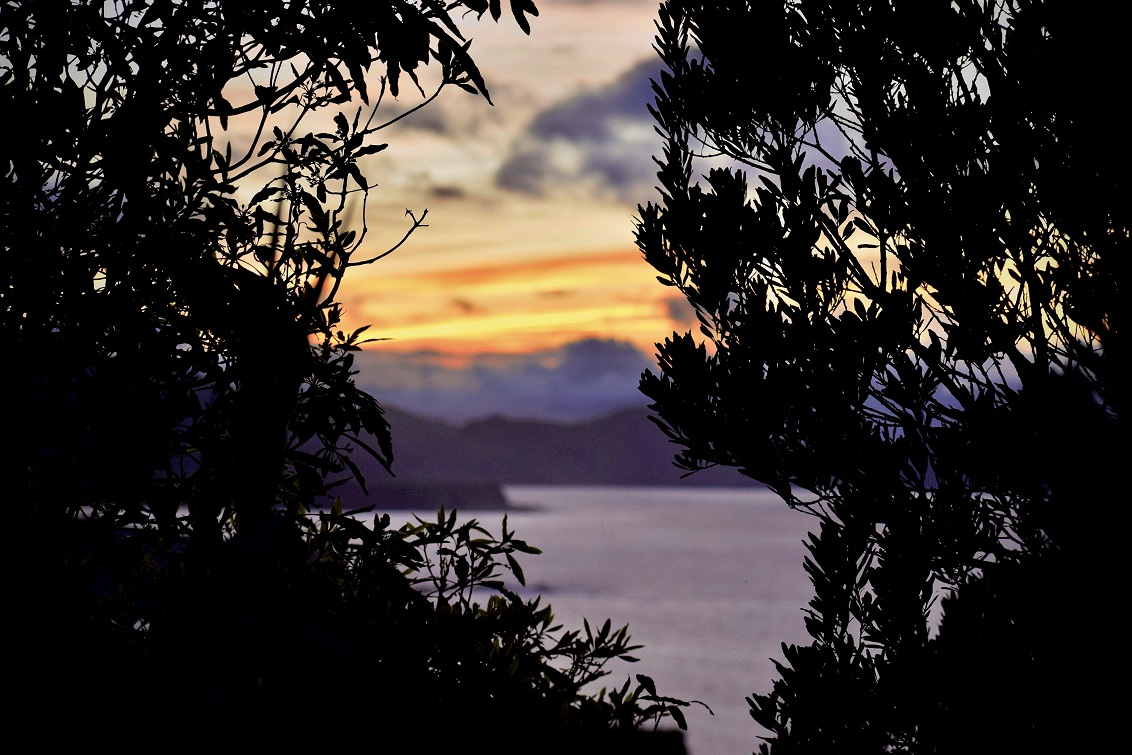
#> input picture imgs/im.jpg, 1132 x 755 px
$ python '2. make_picture_border.py'
#> lines starting #> are read from the running program, lines starting #| are printed output that depends on the picture; after the words box and inside, x2 and y2 are one past the last pixel; in counts of white or black regions, pixels touching at a corner belong together
import cv2
import random

img = cv2.imread('imgs/im.jpg', -1)
#> img is the input picture: shape (755, 1132, 3); mean B, G, R 43.5, 46.3, 52.8

# Change border to random pixels

#top border
for i in range(100):
	for j in range(img.shape[1]):
		img[i][j] = [random.randint(0, 255), random.randint(0, 255), random.randint(0, 255)]
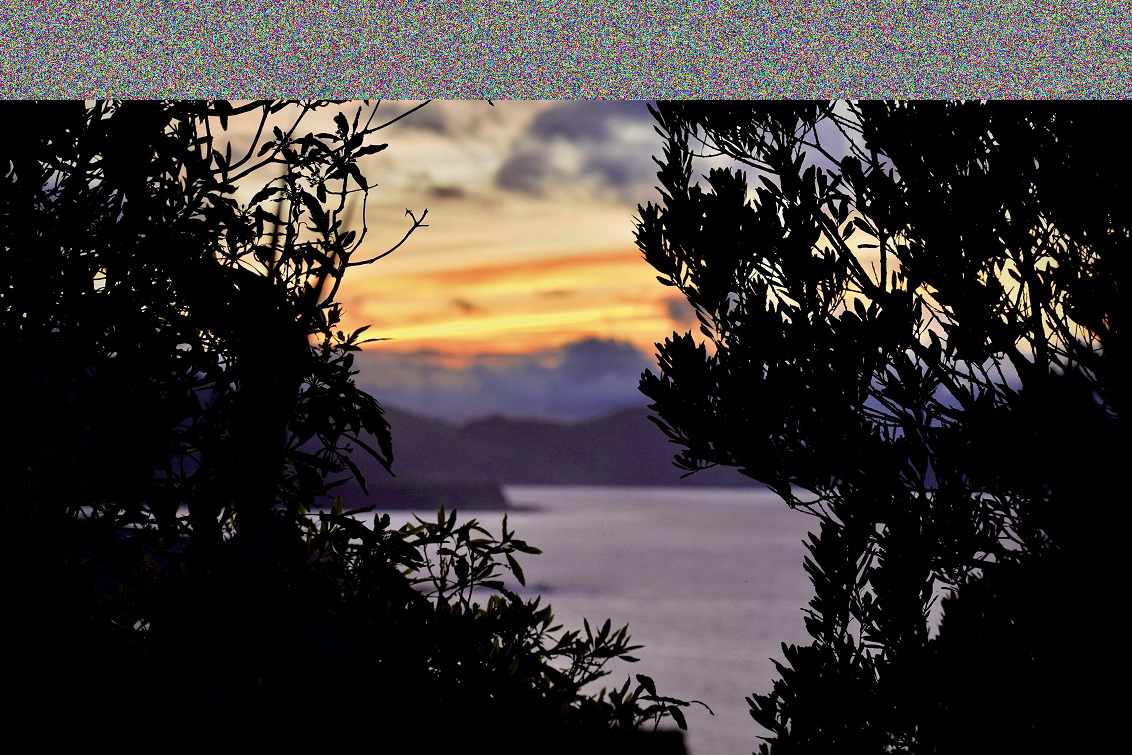
#> img: shape (755, 1132, 3); 13.25% of pixels changed, all inside (x1, y1, x2, y2) = (0, 0, 1132, 100)

#left border
for i in range(img.shape[0]):
    for j in range(100):
        img[i][j] = [random.randint(0, 255), random.randint(0, 255), random.randint(0, 255)]
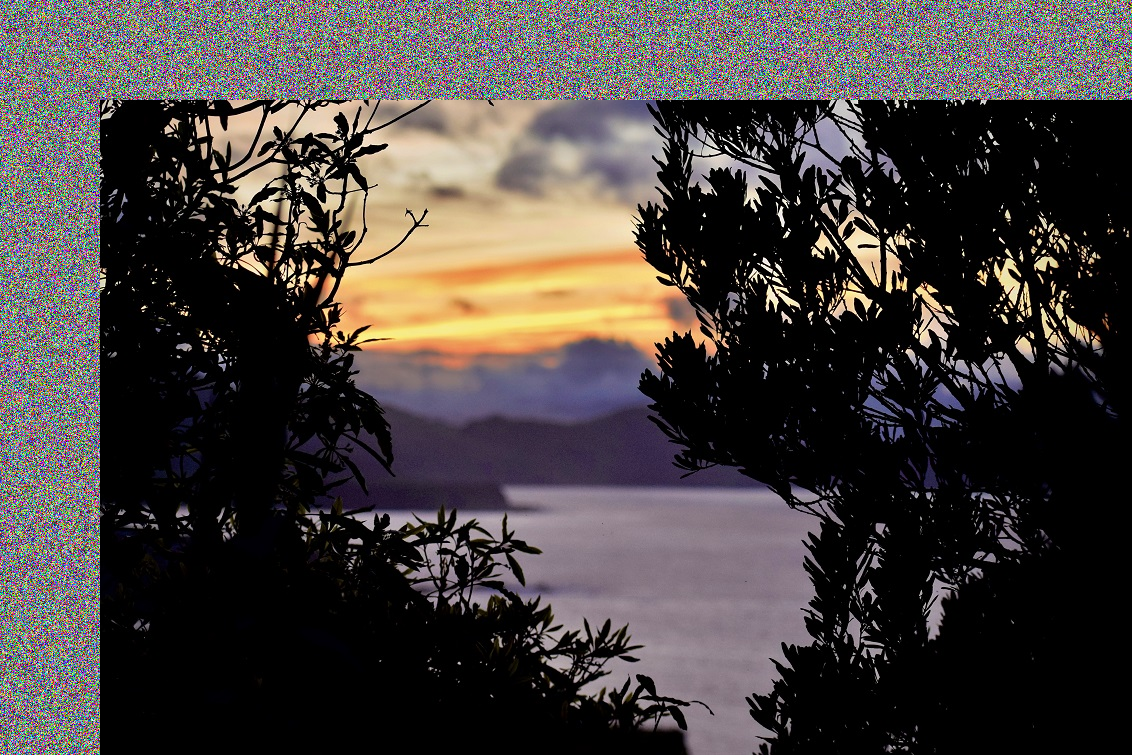
#> img: shape (755, 1132, 3); 8.83% of pixels changed, all inside (x1, y1, x2, y2) = (0, 0, 100, 755)

#right border
for i in range(img.shape[1]-100, (img.shape[1])):
    for j in range(img.shape[0]):
        img[j][i] = [random.randint(0, 255), random.randint(0, 255), random.randint(0, 255)]
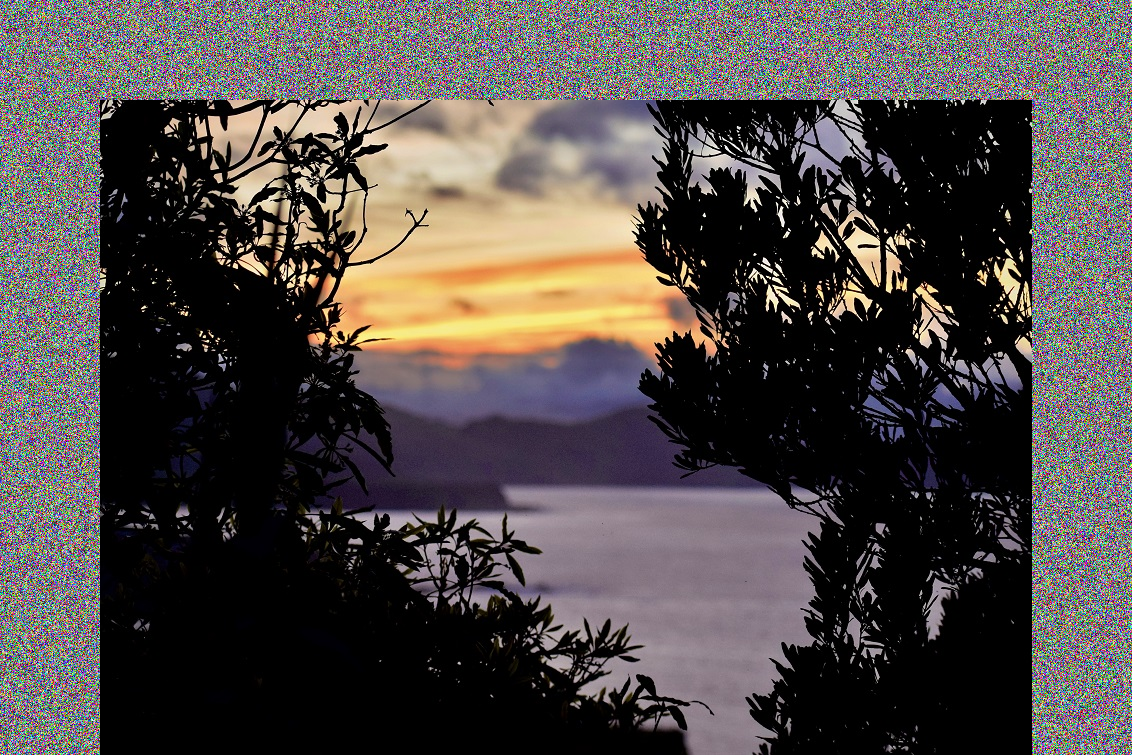
#> img: shape (755, 1132, 3); 8.83% of pixels changed, all inside (x1, y1, x2, y2) = (1032, 0, 1132, 755)

#bottom border
for i in range(img.shape[0]-100, (img.shape[0])):
    for j in range(img.shape[1]):
        img[i][j] = [random.randint(0, 255), random.randint(0, 255), random.randint(0, 255)]
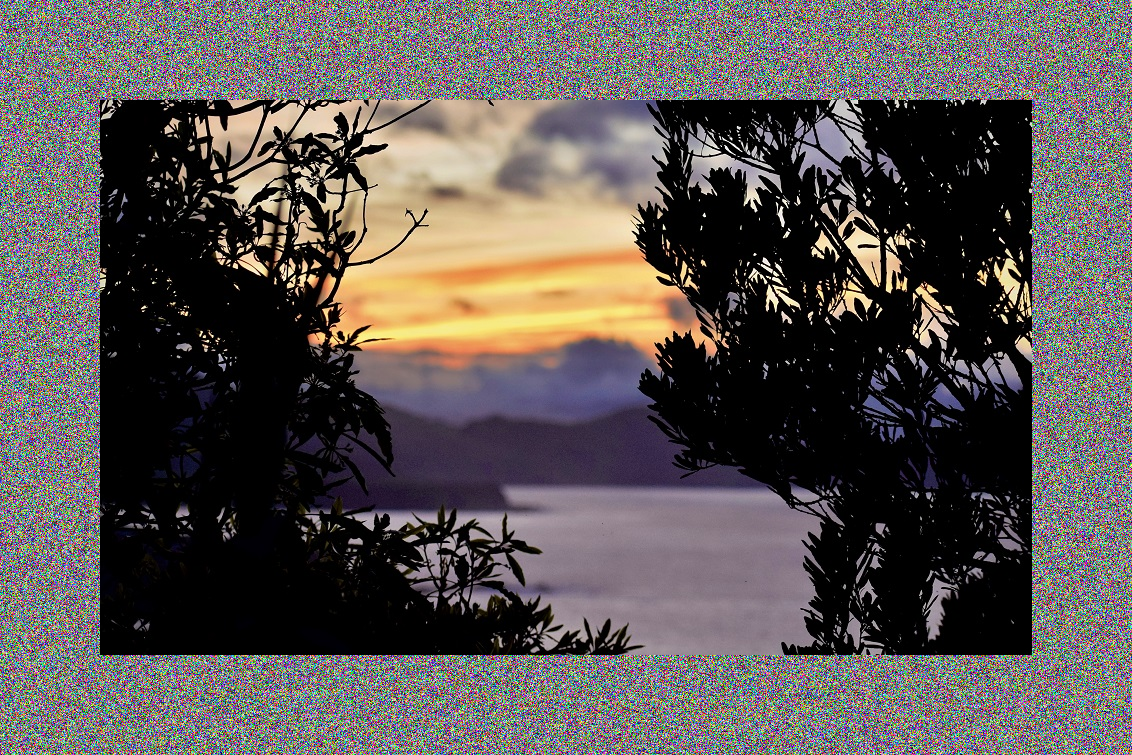
#> img: shape (755, 1132, 3); 13.25% of pixels changed, all inside (x1, y1, x2, y2) = (0, 655, 1132, 755)

cv2.imshow('Image', img)
cv2.waitKey(0)
cv2.destroyAllWindows()
